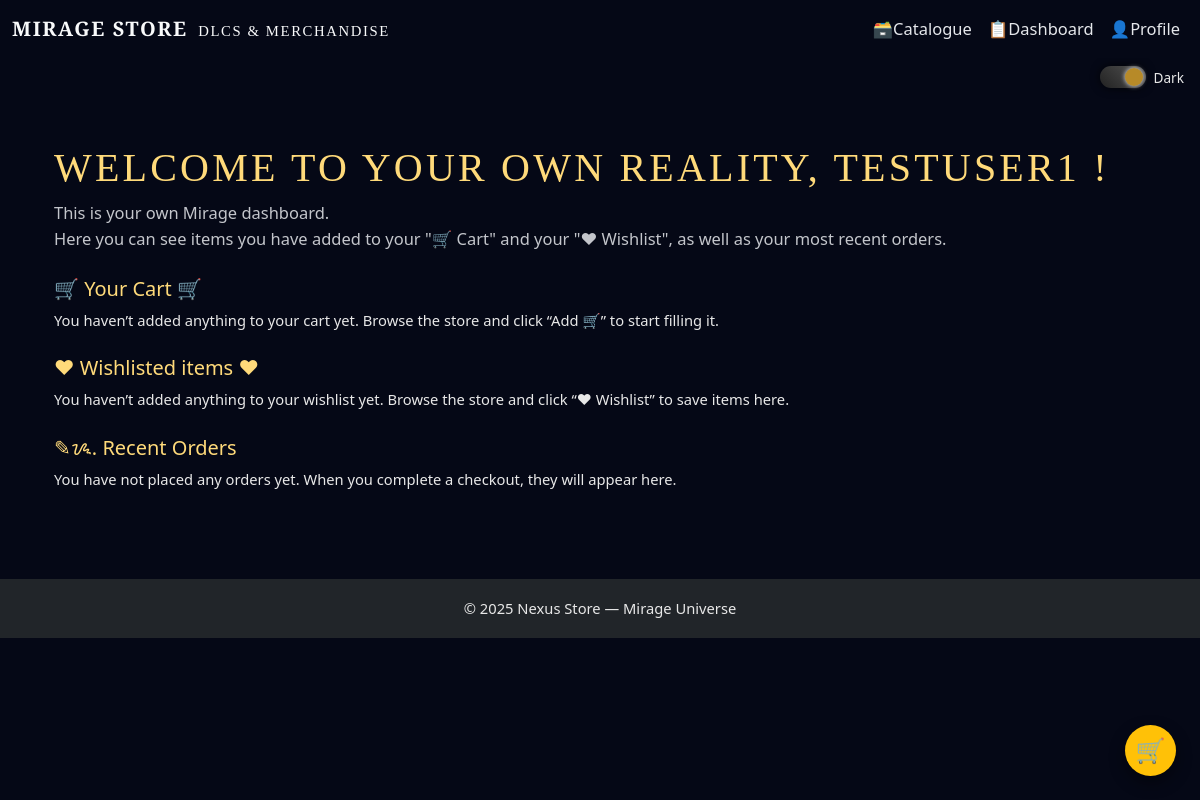
/accounts/dashboard/ (signed in), run on an earlier commit of the app's database.
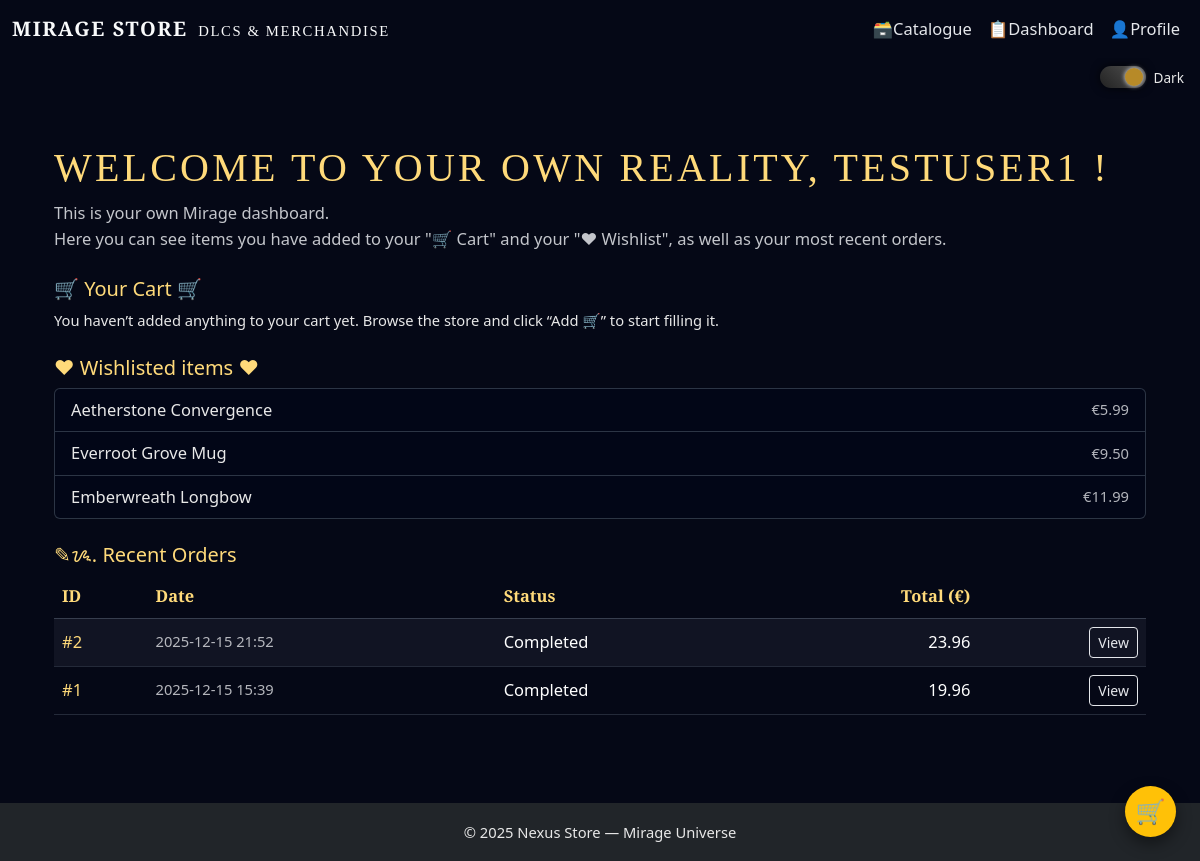
And on a later commit of the database.
### core/models.py (models this page shows, shortened)
class WishlistItem(models.Model):
    user = models.ForeignKey(
        User,
        on_delete=models.CASCADE,
        related_name="wishlist_items",
    )
    item = models.ForeignKey(
        Item,
        on_delete=models.CASCADE,
        related_name="wishlisted_by",
    )
    created_at = models.DateTimeField(auto_now_add=True)
    class Meta:
        unique_together = ("user", "item")

class Item(models.Model):
    label = models.CharField(max_length=100)
    category = models.ForeignKey(
        Category,
        on_delete=models.PROTECT,
        related_name="items",
    )
    subcategory = models.ForeignKey(
        SubCategory,
        on_delete=models.PROTECT,
        related_name="items",
    )
    description = models.TextField(blank=True)
    price = models.DecimalField(max_digits=7, decimal_places=2)
    element = models.CharField(max_length=30, blank=True)
    reality_fragment = models.CharField(max_length=50, blank=True)
    rarity = models.CharField(
        max_length=20,
        choices=RARITY_CHOICES,
        default="common",
    )
    image_url = models.CharField(
        max_length=200,
        blank=True,
        help_text="Path under static/, e.g. 'images/items/emberwreath-longbow.png'",
    )
    created_at = models.DateTimeField(auto_now_add=True)

class Order(models.Model):
    STATUS_CHOICES = [
        ("pending", "Pending"),
        ("completed", "Completed"),
        ("cancelled", "Cancelled"),
    ]
    user = models.ForeignKey(
        User,
        on_delete=models.CASCADE,
        related_name="orders",
    )
    created_at = models.DateTimeField(auto_now_add=True)
    status = models.CharField(
        max_length=20,
        choices=STATUS_CHOICES,
        default="completed",
    )
    total_price = models.DecimalField(
        max_digits=8,
        decimal_places=2,
        default=Decimal("0.00"),
    )

### accounts/views.py (the view, shortened to what this page needs)
# urls.py: path("dashboard/", views.dashboard_view, name="dashboard"),
@login_required
def dashboard_view(request):
    wishlist_items = (
        WishlistItem.objects.filter(user=request.user)
        .select_related("item")
        .order_by("-created_at")
    )
    cart = _get_cart(request.session)
    item_ids = [int(k) for k in cart.keys()]
    items = Item.objects.filter(id__in=item_ids)
    cart_items = []
    cart_total = 0
    orders = (
        Order.objects.filter(user=request.user)
        .order_by("-created_at")[:5]
    )
    context = {
        "wishlist_items": wishlist_items,
        "cart_items": cart_items,
        "cart_total": cart_total,
        "orders": orders,
    }
    return render(request, "accounts/dashboard.html", context)

### core/views.py (called while the page is built)
def _get_cart(session):
    return session.get("cart", {})

### accounts/templates/accounts/dashboard.html (shortened to what this page needs)
{% extends "core/layout.html" %}
{% block content %}
<div class="container py-4">
    <h1 class="page-title">
        Welcome to your own reality, {{ request.user.username }} !
    </h1>
    <p class="page-subtitle">
        This is your own Mirage dashboard. <br>
        Here you can see items you have added to your "🛒 Cart" and your "♥ Wishlist",
        as well as your most recent orders.
    </p>
    <h2 class="h5 mt-4">🛒 Your Cart 🛒</h2>
    {% if cart_items %}
        <div class="table-responsive mt-2 mb-3">
            <table class="table table-dark table-striped align-middle">
                <thead>
                    <tr>
                        <th>Item</th>
                        <th>Reality</th>
                        <th>Rarity</th>
                        <th class="text-end">Price (€)</th>
                        <th class="text-center">Qty</th>
                        <th class="text-end">Line Total (€)</th>
                    </tr>
                </thead>
                <tbody>
                {% for row in cart_items %}
                    <tr>
                        <td>{{ row.item.label }}</td>
                        <td>{{ row.item.reality_fragment|default:"–" }}</td>
                        <td>{{ row.item.get_rarity_display }}</td>
                        <td class="text-end">{{ row.item.price }}</td>
                        <td class="text-center">{{ row.quantity }}</td>
                        <td class="text-end">{{ row.line_total }}</td>
                    </tr>
                {% endfor %}
                </tbody>
                <tfoot>
                    <tr>
                        <th colspan="5" class="text-end">Total:</th>
                        <th class="text-end">€{{ cart_total }}</th>
                    </tr>
                </tfoot>
            </table>
        </div>
        <div class="d-flex gap-2 flex-wrap">
            <a href="{% url 'view_cart' %}" class="btn btn-outline-light btn-sm">
                Open full cart
            </a>
            <form method="post" action="{% url 'checkout' %}">
                {% csrf_token %}
                <button type="submit" class="btn btn-success btn-sm">
                    Proceed to Checkout
                </button>
            </form>
        </div>
    {% else %}
        <p class="small mt-2">
            You haven’t added anything to your cart yet.
            Browse the store and click “Add 🛒” to start filling it.
        </p>
    {% endif %}
    <h2 class="h5 mt-4">♥ Wishlisted items ♥</h2>
    {% if wishlist_items %}
        <ul class="list-group mt-2">
            {% for w in wishlist_items %}
                <li class="list-group-item d-flex justify-content-between align-items-center">
                    <span>{{ w.item.label }}</span>
                    <span class="text-muted small">€{{ w.item.price }}</span>
                </li>
            {% endfor %}
        </ul>
    {% else %}
        <p class="small mt-2">
            You haven’t added anything to your wishlist yet.
            Browse the store and click “♥ Wishlist” to save items here.
        </p>
    {% endif %}
    <h2 class="h5 mt-4">✎ᝰ. Recent Orders</h2>
    {% if orders %}
        <div class="table-responsive mt-2">
            <table class="table table-dark table-striped align-middle">
                <thead>
                    <tr>
                        <th>ID</th>
                        <th>Date</th>
                        <th>Status</th>
                        <th class="text-end">Total (€)</th>
                        <th></th>
                    </tr>
                </thead>
                <tbody>
                {% for order in orders %}
                    <tr>
                        <td>
                            <a href="{% url 'order_detail' order.id %}">
                                #{{ order.id }}
                            </a>
                        </td>
                        <td class="text-muted small">
                            {{ order.created_at|date:"Y-m-d H:i" }}
                        </td>
                        <td>{{ order.status|title }}</td>
                        <td class="text-end">{{ order.total_price }}</td>
                        <td class="text-end">
                            <a href="{% url 'order_detail' order.id %}"
                               class="btn btn-sm btn-outline-light">
                                View
                            </a>
                        </td>
                    </tr>
                {% endfor %}
                </tbody>
            </table>
        </div>
    {% else %}
        <p class="small mt-2">
            You have not placed any orders yet.
            When you complete a checkout, they will appear here.
        </p>
    {% endif %}
</div>
{% endblock %}

### core/templates/core/layout.html (shortened to what this page needs)
<!DOCTYPE html>
<html lang="en">
<head>
    {% load static %}
    <link href="https://cdn.jsdelivr.net/npm/bootstrap@5.3.3/dist/css/bootstrap.min.css" rel="stylesheet">
    <link rel="stylesheet" href="{% static 'css-files/global.css' %}">
    <link rel="stylesheet" href="{% static 'css-files/theme-dark.css' %}">
    <link rel="stylesheet" href="{% static 'css-files/theme-light.css' %}">
</head>
<body data-page="{% block body_page %}home{% endblock %}">
    {% include "partials/navbar.html" %}
    <div class="theme-toggle-container text-end pe-3 mt-2">
        <label class="magic-switch">
            <span class="crystal"></span>
            <span class="mode-text">Light</span>
        </label>
    </div>
    <main class="container py-4">
        {% block content %}{% endblock %}
    </main>
    {% with cart_count|default:0 as cc %}
    <a href="{% url 'view_cart' %}" class="floating-cart-btn">
        🛒
    </a>
    {% endwith %}
    {% include "partials/footer.html" %}
</body>
</html>

### core/templates/partials/navbar.html (shortened to what this page needs)
<nav class="navbar navbar-expand-lg navbar-dark bg-dark sticky-top">
    <div class="container-fluid">
        <a class="navbar-brand" href="/">
            <span class="fw-bold">Mirage Store</span>
            <small class="ms-1">DLCs & Merchandise </small>
        </a>
        <div class="collapse navbar-collapse" id="mirageNav">
            <ul class="navbar-nav ms-auto mb-2 mb-lg-0">
                <li class="nav-item">
                    <a class="nav-link active" href="/">🗃️Catalogue</a>
                </li>
                {% if user.is_authenticated %}
                    <li class="nav-item">
                        <a class="nav-link" href="{% url 'dashboard' %}">📋Dashboard</a>
                    </li>
                    <li class="nav-item">
                        <a class="nav-link" href="{% url 'profile' %}">👤Profile</a>
                    </li>
                {% endif %}
            </ul>
        </div>
    </div>
</nav>

### core/templates/partials/footer.html
<footer class="text-center text-light bg-dark p-3 mt-4">
    <small>
        © 2025 Nexus Store — Mirage Universe
    </small>
</footer>

### core/static/css-files/global.css (style rules this page uses)
*, *::before, *::after { box-sizing: border-box; }
body { font-family: "Cormorant Garamond", system-ui, -apple-system, BlinkMacSystemFont, "Segoe UI", sans-serif; }
.mirage-hero-title, .navbar-brand, .page-title { font-family: "Cinzel", serif; letter-spacing: 0.08em; text-transform: uppercase; }
.theme-toggle-container { position: relative; z-index: 999; }
.magic-switch { position: relative; display: inline-flex; align-items: center; cursor: pointer; user-select: none; gap: 8px; }
.crystal { width: 46px; height: 22px; background: linear-gradient(45deg, #b78a28, #ffda7a); border-radius: 20px; position: relative; transition: 0.3s ease; box-shadow: 0 0 10px rgba(183, 138, 40, 0.8); }
.crystal::after { content: ""; width: 18px; height: 18px; background: #fff; border-radius: 50%; position: absolute; top: 2px; left: 3px; transition: 0.3s ease; box-shadow: 0 0 5px rgba(255, 255, 255, 0.9); }
.magic-switch input:checked + .crystal { background: linear-gradient(45deg, #222, #555); box-shadow: 0 0 10px rgba(0, 0, 0, 0.8); }
.magic-switch input:checked + .crystal::after { transform: translateX(22px); background: #b78a28; }
.mode-text { font-size: 0.85rem; }
.floating-cart-btn { position: fixed; right: 1.5rem; bottom: 1.5rem; width: 3.2rem; height: 3.2rem; border-radius: 50%; background: #ffc107; color: #111; display: flex; align-items: center; justify-content: center; text-decoration: none; font-size: 1.5rem; box-shadow: 0 0.4rem 1rem rgba(0, 0, 0, 0.45); z-index: 1050; border: none; }
html { font-size: 16px; }
body { font-size: 1.03rem; line-height: 1.6; font-weight: 500; -webkit-font-smoothing: antialiased; text-rendering: optimizeLegibility; }
.small, small { font-size: 0.92rem; }
.mirage-hero-title, .navbar-brand, .page-title { font-family: "Cinzel Decorative", "Cinzel", serif; }

### core/static/css-files/theme-dark.css (style rules this page uses)
body.dark-theme { background-color: #050816; color: #f3f4f6; }
body.dark-theme h1, body.dark-theme h2, body.dark-theme h3, body.dark-theme h4, body.dark-theme h5, body.dark-theme h6 { color: #ffda7a; }
body.dark-theme p, body.dark-theme li, body.dark-theme small, body.dark-theme label, body.dark-theme span { color: #e8e8e8; }
body.dark-theme a { color: #ffda7a; text-decoration: none; }
body.dark-theme .navbar { background-color: #050816 !important; }
body.dark-theme .navbar-brand span, body.dark-theme .navbar-brand small { color: #f9fafb; }
body.dark-theme .nav-link { color: #e5e7eb !important; }
body.dark-theme .list-group-item { background-color: #020617; color: #e5e7eb; border-color: rgba(55, 65, 81, 0.8); }
body.dark-theme .btn-outline-light { border-color: #e5e7eb; color: #e5e7eb; }
body.dark-theme .page-title { color: #ffda7a; }
body.dark-theme .page-subtitle { color: #e5e7eb; opacity: 0.85; }
body.dark-theme .text-muted, body.dark-theme .text-secondary, body.dark-theme .text-body-secondary, body.dark-theme .text-black-50 { color: rgba(229, 231, 235, 0.78) !important; }
body.dark-theme .table { color: #e5e7eb; --bs-table-bg: transparent; --bs-table-striped-bg: rgba(148, 163, 184, 0.08); --bs-table-hover-bg: rgba(255, 218, 122, 0.10); border-color: rgba(148, 163, 184, 0.25); }
body.dark-theme .table thead th { color: #ffda7a; border-bottom-color: rgba(148, 163, 184, 0.35); }
body.dark-theme .table td, body.dark-theme .table th { border-color: rgba(148, 163, 184, 0.22); }

What changed in the data, as far as the page shows it:
added WishlistItem: item.label "Aetherstone Convergence", item.price "5.99"
added WishlistItem: item.label "Everroot Grove Mug", item.price "9.50"
added WishlistItem: item.label "Emberwreath Longbow", item.price "11.99"
added Order: id "2", created_at "2025-12-15 21:52", status "Completed", total_price "23.96"
added Order: id "1", created_at "2025-12-15 15:39", status "Completed", total_price "19.96"
Also different on the page:
text no longer shown: "You haven’t added anything to your wishlist yet. Browse the store and click “♥ Wishlist” to save items here. You have not placed any orders yet. When you complete a checkout, they will appear here."
text now shown: "ID Date Status Total (€)"
